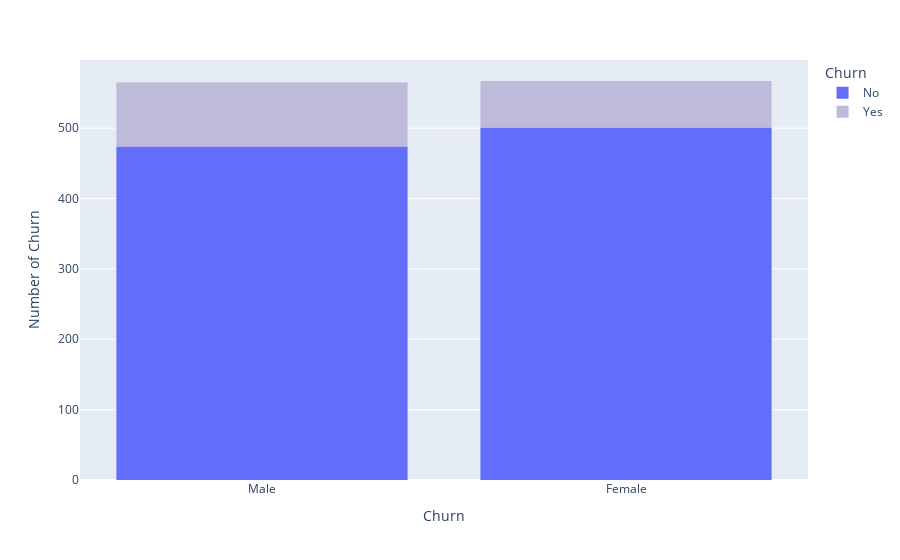

Notebook code for this chart:
### Code cell
px.histogram(charge1,x='gender', color='Churn',color_discrete_sequence=[
                
               px.colors.qualitative.Plotly[0],px.colors.qualitative.Set3[2]]).update_layout(xaxis_title='Churn',yaxis_title='Number of Churn')

### Figure 1 — Plotly figure (JSON) as saved in the notebook; plotly's stock layout.template omitted (floating-point values rounded to 4 significant figures; data arrays with more than 128 entries replaced by an {"elided": "..."} marker saying what was removed)
{"data": [{"alignmentgroup": "True", "bingroup": "x", "hovertemplate": "Churn=No<br>gender=%{x}<br>count=%{y}<extra></extra>", "legendgroup": "No", "marker": {"color": "#636EFA", "pattern": {"shape": ""}}, "name": "No", "offsetgroup": "No", "orientation": "v", "showlegend": true, "type": "histogram", "x": {"elided": "975 str values"}, "xaxis": "x", "yaxis": "y"}, {"alignmentgroup": "True", "bingroup": "x", "hovertemplate": "Churn=Yes<br>gender=%{x}<br>count=%{y}<extra></extra>", "legendgroup": "Yes", "marker": {"color": "rgb(190,186,218)", "pattern": {"shape": ""}}, "name": "Yes", "offsetgroup": "Yes", "orientation": "v", "showlegend": true, "type": "histogram", "x": {"elided": "157 str values"}, "xaxis": "x", "yaxis": "y"}], "layout": {"barmode": "relative", "legend": {"title": {"text": "Churn"}, "tracegroupgap": 0}, "margin": {"t": 60}, "xaxis": {"anchor": "y", "domain": [0, 1], "title": {"text": "Churn"}}, "yaxis": {"anchor": "x", "domain": [0, 1], "title": {"text": "Number of Churn"}}}}
